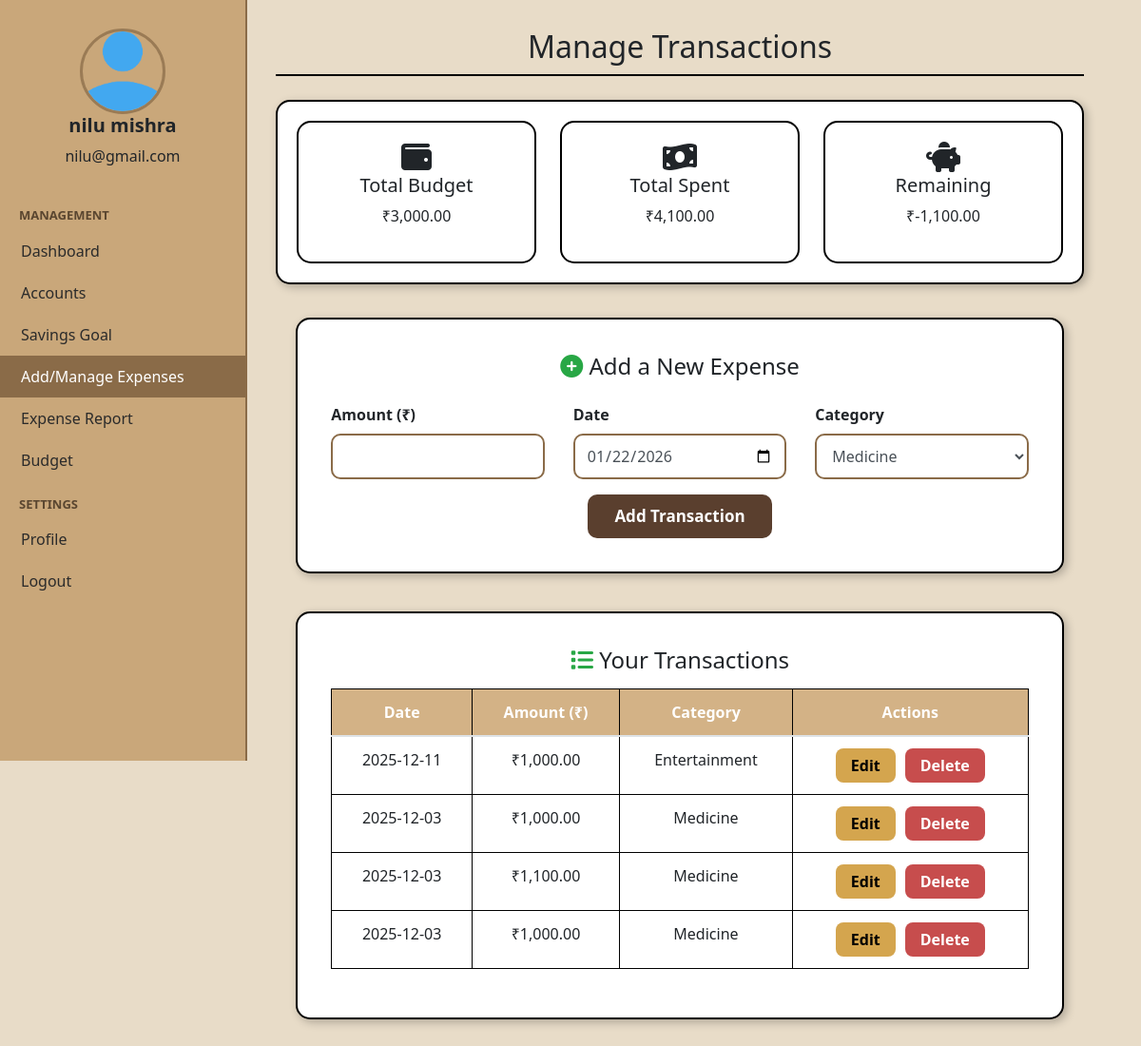
Page /transaction.php (signed in) on the committed database.
### tables this page shows
CREATE TABLE `transaction_table` (
  `expense_id` int(20) NOT NULL,
  `user_id` varchar(15) NOT NULL,
  `expense` int(20) NOT NULL,
  `expensedate` varchar(15) NOT NULL,
  `expensecategory` varchar(50) NOT NULL
);

### session.php (called while the page is built, shortened)
<?php
include("config.php");
class UserSession {
    private $userId;
    private $email;
    private $firstName;
    private $lastName;
    private function checkSession() {
        if (isset($_SESSION['user_id']) && isset($_SESSION['firstname']) && isset($_SESSION['lastname']) && isset($_SESSION['useremail'])) {
            $this->userId = $_SESSION['user_id'];
            $this->firstName = $_SESSION['firstname'];
            $this->lastName = $_SESSION['lastname'];
            $this->email = $_SESSION['useremail'];
        }
    }
    public function getUserId() {
        return $this->userId;
    }
    public function getUserName() {
        return $this->firstName . " " . $this->lastName;
    }
    public function getUserEmail() {
        return $this->email;
    }
}
$userSession = new UserSession($con);
$userid = $userSession->getUserId();
$username = $userSession->getUserName();
$useremail = $userSession->getUserEmail();
?>

### transaction.php (the view, shortened to what this page needs)
<?php
include("session.php");
require("config.php");
class Transaction {
    public static function all($conn, $userId) {
        $stmt = $conn->prepare("SELECT * FROM transaction_table WHERE user_id=? ORDER BY expensedate DESC");
        $stmt->bind_param("i", $userId);
        $stmt->execute();
        return $stmt->get_result();
    }
    public static function totalSpent($conn, $userId) {
        $r = mysqli_query($conn, "SELECT SUM(expense) AS t FROM transaction_table WHERE user_id='$userId'");
        $row = mysqli_fetch_assoc($r);
        return $row['t'] ?? 0;
    }
    public static function totalBudget($conn, $userId) {
        $r = mysqli_query($conn, "SELECT SUM(amount) AS t FROM budget_table WHERE user_id='$userId'");
        $row = mysqli_fetch_assoc($r);
        return $row['t'] ?? 0;
    }
}
$totalBudget = Transaction::totalBudget($con, $userid);
$totalSpent = Transaction::totalSpent($con, $userid);
$remaining = $totalBudget - $totalSpent;
?>
<!DOCTYPE html>
<html>
<head>
<link rel="stylesheet" href="css/bootstrap.css">
<link rel="stylesheet" href="https://cdnjs.cloudflare.com/ajax/libs/font-awesome/6.5.0/css/all.min.css">
</head>
<body>
<div class="sidebar">
    <div class="user">
        <img src="uploads/default_profile.png">
        <h5><?php echo $username ?></h5>
        <p><?php echo $useremail ?></p>
    </div>
    <div class="sidebar-title">MANAGEMENT</div>
    <a href="index.php">Dashboard</a>
    <a href="account.php">Accounts</a>
    <a href="savings.php">Savings Goal</a>
    <a class="active" href="transaction.php">Add/Manage Expenses</a>
    <a href="report.php">Expense Report</a>
    <a href="budget.php">Budget</a>
    <div class="sidebar-title">SETTINGS</div>
    <a href="profile.php">Profile</a>
    <a href="logout.php">Logout</a>
</div>
<div class="main">
    <h2>Manage Transactions</h2>
    <div class="summary-container">
        <div class="sum-card">
            <i class="fa fa-wallet"></i>
            <h5>Total Budget</h5>
            <p>₹<?php echo number_format($totalBudget,2); ?></p>
        </div>
        <div class="sum-card">
            <i class="fa fa-money-bill-wave"></i>
            <h5>Total Spent</h5>
            <p>₹<?php echo number_format($totalSpent,2); ?></p>
        </div>
        <div class="sum-card">
            <i class="fa fa-piggy-bank"></i>
            <h5>Remaining</h5>
            <p>₹<?php echo number_format($remaining,2); ?></p>
        </div>
    </div>
    <div class="box">
        <h4 class="text-center mb-4"><i class="fa fa-plus-circle text-success"></i> Add a New Expense</h4>
        <form method="POST">
            <div class="row mb-3">
                <div class="col-md-4">
                    <label><b>Amount (₹)</b></label>
                    <input type="number" name="expenseamount" class="form-control" required>
                </div>
                <div class="col-md-4">
                    <label><b>Date</b></label>
                    <input type="date" name="expensedate" class="form-control" value="<?php echo date('Y-m-d'); ?>" required>
                </div>
                <div class="col-md-4">
                    <label><b>Category</b></label>
                    <select name="expensecategory" class="form-control" required>
                        <?php
                        $c = mysqli_query($con, "SELECT * FROM category_table");
                        while ($row = mysqli_fetch_assoc($c)) {
                            echo "<option>{$row['category_name']}</option>";
                        }
                        ?>
                    </select>
                </div>
            </div>
            <div class="text-center">
                <button class="btn-add" name="add">Add Transaction</button>
            </div>
        </form>
    </div>
    <div class="box">
        <h4 class="text-center mb-3"><i class="fa fa-list text-success"></i> Your Transactions</h4>
        <div class="table-responsive">
            <table class="table table-bordered text-center">
                <thead>
                    <tr>
                        <th>Date</th>
                        <th>Amount (₹)</th>
                        <th>Category</th>
                        <th>Actions</th>
                    </tr>
                </thead>
                <tbody>
                <?php
                $rows = Transaction::all($con, $userid);
                while ($r = $rows->fetch_assoc()) {
                    echo "
                    <tr>
                        <td>{$r['expensedate']}</td>
                        <td>₹".number_format($r['expense'],2)."</td>
                        <td>{$r['expensecategory']}</td>
                        <td>
                            <div class='action-buttons'>
                                <a href='transaction.php?edit={$r['expense_id']}' class='btn-edit'>Edit</a>
                                <a href='transaction.php?delete={$r['expense_id']}' class='btn-delete'>Delete</a>
                            </div>
                        </td>
                    </tr>";
                }
                ?>
                </tbody>
            </table>
        </div>
    </div>
</div>
</body>
</html>

### transaction.php (style rules this page uses)
body { background: #E8DCC8; font-family: "Segoe UI", sans-serif; }
.sidebar { position: fixed; width: 260px; height: 100vh; background: #C9A77A; border-right: 2px solid #8a6b48; padding-top: 20px; }
.sidebar .user { text-align: center; padding: 10px; }
.sidebar img { width: 90px; border-radius: 50%; border: 3px solid #9a7b55; }
.sidebar .user h5 { font-weight: bold; }
.sidebar-title { margin: 15px 20px 5px; font-weight: bold; font-size: 13px; text-transform: uppercase; color: #5a4630; }
.sidebar a { padding: 10px 22px; font-size: 16px; display: block; color: #2b2b2b; text-decoration: none; }
.sidebar a:hover, .sidebar a.active { background: #8a6b48; color: white; }
.main { margin-left: 260px; padding: 30px; padding-right: 60px; }
.main h2 { font-size: 32px; text-align: center; border-bottom: 2px solid black; margin-bottom: 25px; padding-bottom: 10px; }
.summary-container { display: flex; justify-content: space-between; gap: 25px; background: #fff; border: 2px solid #000; border-radius: 15px; padding: 20px; margin-bottom: 35px; box-shadow: 3px 3px 10px rgba(0,0,0,0.25); }
.sum-card { flex: 1; background: #fff; border-radius: 15px; border: 2px solid #000; padding: 20px; text-align: center; }
.sum-card i { font-size: 32px; }
.box { width: 95%; margin: auto; background: #fff; border: 2px solid black; border-radius: 15px; padding: 35px; margin-bottom: 40px; box-shadow: 3px 3px 10px rgba(0,0,0,0.25); }
.box .form-control, .box select { height: 48px; border-radius: 10px; border: 2px solid #8a6b48; }
.btn-add { background: #5A3F2E; color: white; padding: 10px 28px; border-radius: 10px; border: none; font-size: 17px; font-weight: 600; cursor: pointer; }
.table th { background: #d3b286 !important; color: white; border: 1px solid black; }
.table td { border: 1px solid black !important; }
.action-buttons { display: flex; justify-content: center; gap: 10px; }
.btn-edit { background: #d4a54e; padding: 6px 16px; color: black; border-radius: 8px; text-decoration: none; font-weight: 600; }
.btn-delete { background: #c74d4d; padding: 6px 16px; color: white; border-radius: 8px; text-decoration: none; font-weight: 600; }

### rows in the picture
transaction_table: expensedate "2025-12-11", expense "1,000.00", expensecategory "Entertainment"
transaction_table: expensedate "2025-12-03", expense "1,000.00", expensecategory "Medicine"
transaction_table: expensedate "2025-12-03", expense "1,100.00", expensecategory "Medicine"
transaction_table: expensedate "2025-12-03", expense "1,000.00", expensecategory "Medicine"

### other values in the picture
$username "nilu mishra"
$useremail "nilu@gmail.com"
$totalBudget "3,000.00"
$totalSpent "4,100.00"
$remaining "-1,100.00"
form field expensecategory "Medicine"
